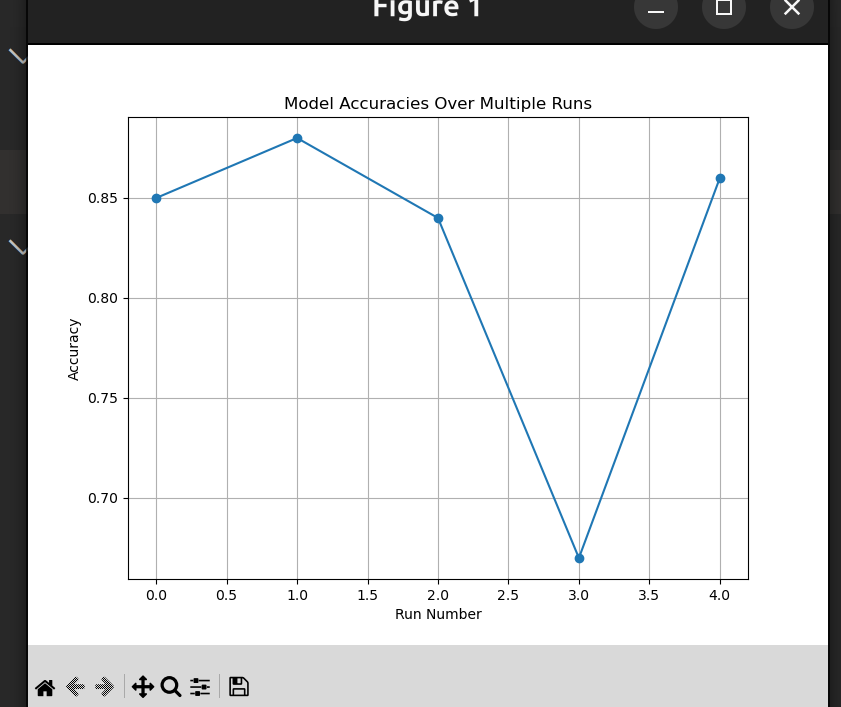

Source code (Python):
import numpy as np
import matplotlib.pyplot as plt

# Simulated accuracies from 5 test runs of the model
accuracies = np.array([0.85, 0.88, 0.84, 0.67, 0.86])

def evaluate_model(accuracies):
    # Compute mean and standard deviation
    mean_accuracy = np.mean(accuracies)
    std_deviation = np.std(accuracies)

    print(f"Average Accuracy: {mean_accuracy:.2f}")
    print(f"Standard Deviation: {std_deviation:.2f}")

    # Compute median and interquartile range (IQR)
    median_accuracy = np.median(accuracies)
    iqr = np.subtract(*np.percentile(accuracies, [75, 25]))

    print(f"Median Accuracy: {median_accuracy:.2f}")
    print(f"Interquartile Range (IQR): {iqr:.2f}")

    # Detect outliers
    outliers = accuracies[np.abs(accuracies - mean_accuracy) > 2 * std_deviation]
    return outliers

outliers = evaluate_model(accuracies)
if outliers.size > 0:
    print("Outliers detected:", outliers)
else:
    print("No outliers detected.")

# Plot the accuracies
plt.figure(figsize=(8, 6))
plt.plot(accuracies, marker='o')
plt.title("Model Accuracies Over Multiple Runs")
plt.xlabel("Run Number")
plt.ylabel("Accuracy")
plt.grid(True)
plt.show()
